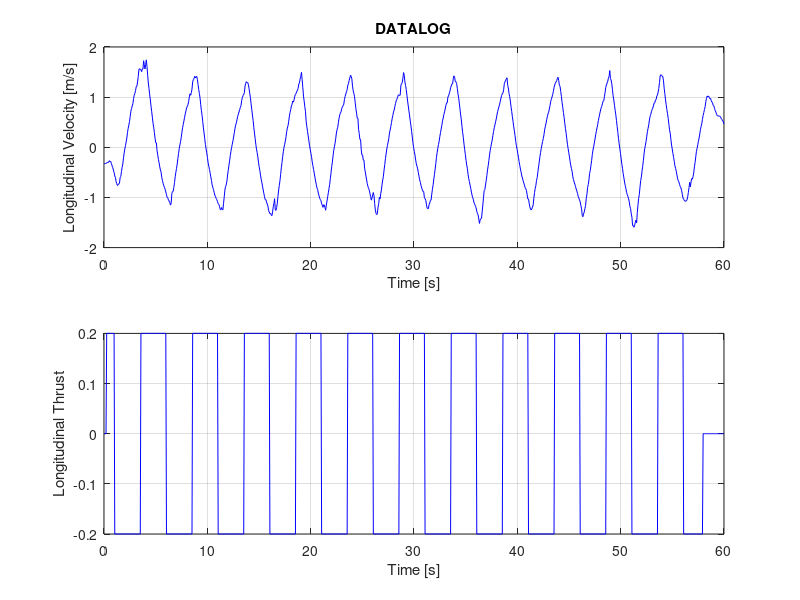
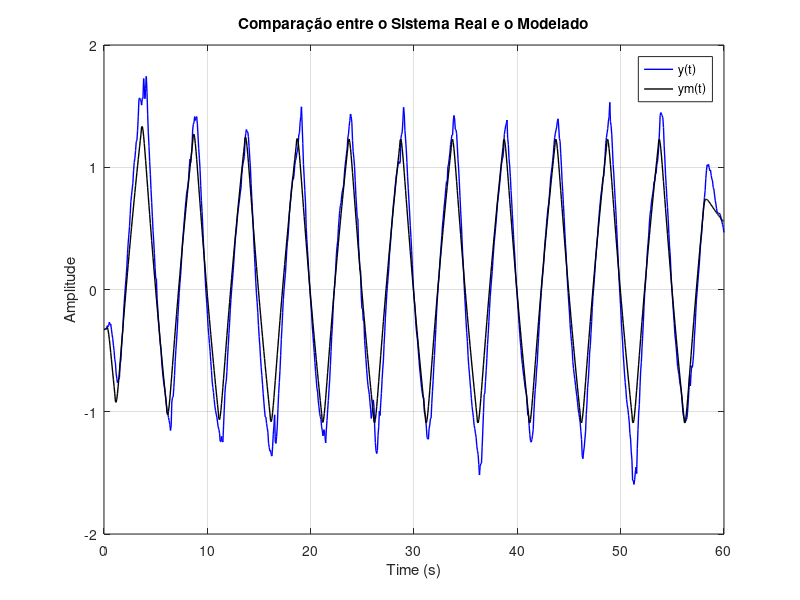

Write MATLAB code to recreate these figures, in order.
%% Atividade A1: Estudo de caso para o controle de velocidade longitudinal de um quadricóptero.
clear all; close all; clc;

%% Setup
% Carregando os dados
data = load('datalog_lon_vel.txt');
t = data(:,1);          % Coluna 1: tempo (s)
u = data(:,2);          % Coluna 2: comando [-1,1]
y = data(:,3);          % Coluna 3: velocidade [m/s]

t_sim = 60;             % tempo de simulação
Ts = 0.065;             % periodo de amostragem
N = round( t_sim/Ts ); %length(t)    % numero total de amostras

% Plot do Datalog
figure; 
% Velocidade longitudinal
subplot(2,1,1); plot(t, y, 'b'); grid on;
xlabel('Time [s]'); ylabel('Longitudinal Velocity [m/s]'); 
title('DATALOG', 'FontWeight', 'bold');
% Comando
subplot(2,1,2); plot(t, u, 'b'); grid on;
xlabel('Time [s]'); ylabel('Longitudinal Thrust')

%% Modelagem da Planta - 2ª Ordem
% G(z) = Y(Z)/U(Z) = (b0 + b1*z^(-1)) *z^(-1) / 1 + a1*z^(-1) + a2*z^(-1)
% y[n] = -a1*ym(n-1) -a2*y(n-2) + b0*u(n-1) + b1*u(n-2);

% Estimação dos parametros da eq. das diferenças

% Fatiando o datalog
t_i = 10; N_i = round(t_i/Ts);
t_f = 20; N_f = round(t_f/Ts);
u_i = u(N_i:N_f); y_i = y(N_i:N_f); N_id = length(y_i);

% Met. de Minimos Quadrados
PHI=[];
for n=3:N_id
    PHI = [PHI ; [-y_i(n-1) -y_i(n-2) u_i(n-1) u_i(n-2)] ];
end

theta = inv(PHI' * PHI) * PHI' * y_i(3:N_id);
a1 = theta(1); a2 = theta(2); b0 = theta(3); b1 = theta(4);

%% Simulação da saída estimada pelo modelo
ym = zeros(N,1);          % inicialização da saida estimada
ym(1:2) = y(1:2);         % condições iniciais

ym(1:2)=y(1:2);
for n = 3:N
    ym(n) = -a1*ym(n-1) -a2*ym(n-2) +b0*u(n-1) +b1*u(n-2);
end

%% Plot do modelo identificado
figure;
%plot(t, u, 'r', 'LineWidth', 1); hold on;
plot(t, y, 'b', 'LineWidth', 1);  hold on;
plot(t(1:length(t)-1), ym, 'k', 'LineWidth', 1);

legend('y(t)', 'ym(t)', 'Location', 'northeast');
xlabel('Time (s)'); ylabel('Amplitude');
title('Comparação entre o Sistema Real e o Modelado');
grid on;



